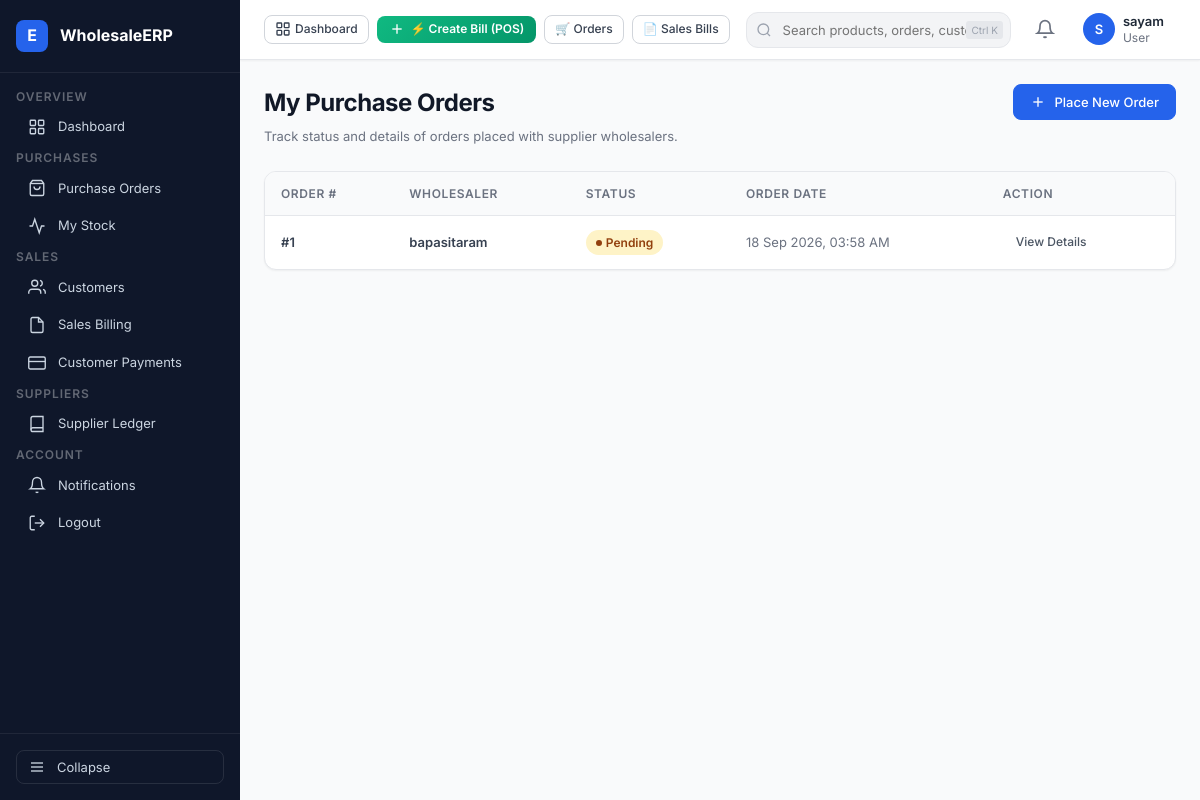
The app's page /orders/my-orders/ (signed in), older data.
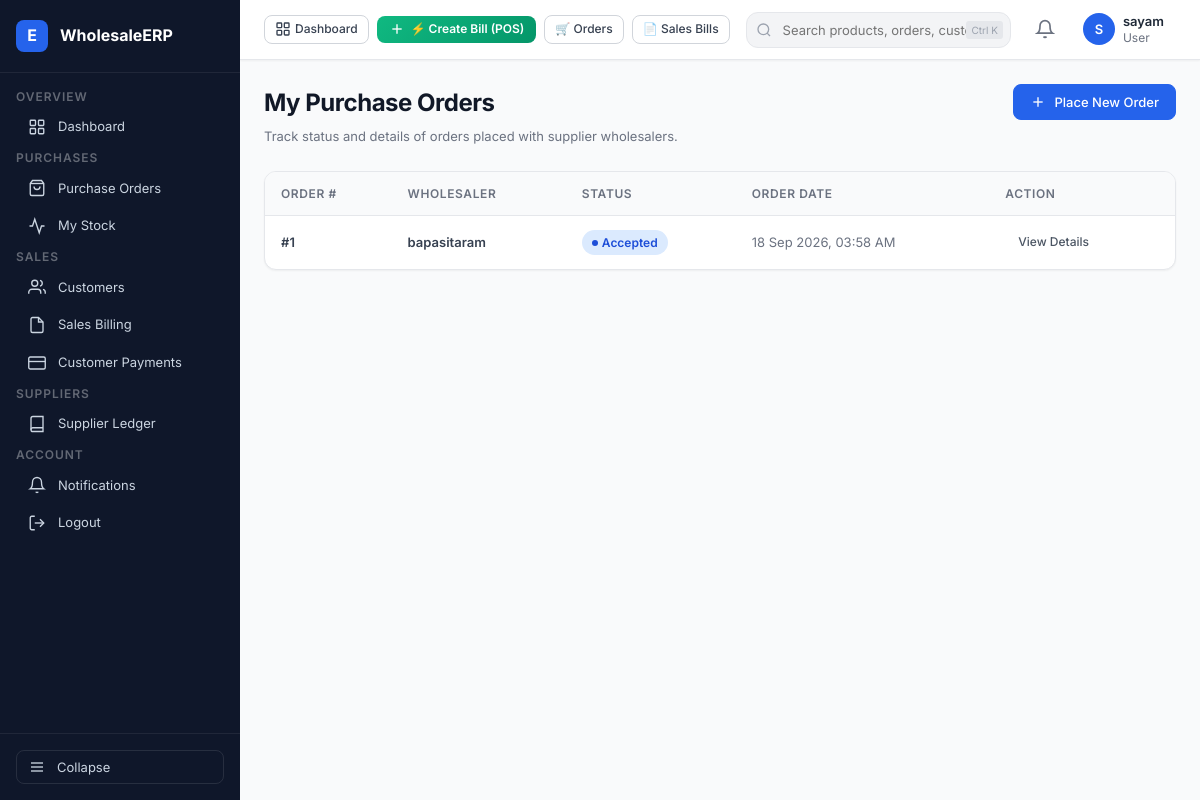
The same page, newer data.
### orders/models.py (models this page shows, shortened)
class Order(models.Model):
    STATUS_CHOICES = [
        ("PENDING","Pending"),
        ("ACCEPTED","Accepted"),
        ("WAITING_FOR_STOCK", "Waiting for Stock"),
        ("REJECTED","Rejected"),
        ("PROCESSING","Processing"),
        ("SHIPPED","Shipped"),
        ("DELIVERED","Delivered"),
        ("CANCELLED","Cancelled"),
    ]
    retailer = models.ForeignKey(
        RetailerProfile,
        on_delete=models.CASCADE,
        related_name="orders"
    )
    wholesaler = models.ForeignKey(
        WholesalerProfile,
        on_delete=models.CASCADE,
        related_name="orders"
    )
    status = models.CharField(
        max_length=30,
        choices = STATUS_CHOICES,
        default="PENDING"
    )
    order_date = models.DateTimeField(
        auto_now_add=True
    )
    notes = models.TextField(
        blank=True
    )

### accounts/models.py (models this page shows, shortened)
class WholesalerProfile(models.Model):
    user = models.OneToOneField(User, on_delete=models.CASCADE, related_name="wholesaler_profile")
    business_name = models.CharField(max_length=200)
    phone = models.CharField(max_length=15)
    gst_number = models.CharField(max_length=15, blank=True, null=True)
    address = models.TextField()
    city = models.CharField(max_length=100)
    state = models.CharField(max_length=100)
    pincode = models.CharField(max_length=10)
    retailers = models.ManyToManyField("RetailerProfile",related_name="wholesalers",blank=True)
    created_at = models.DateTimeField(auto_now_add=True)

### orders/views.py (the view)
@login_required
def my_orders(request):
    retailer = request.user.retailer_profile
    orders = (
        Order.objects
        .filter(retailer = retailer)
        .select_related("wholesaler")
        .prefetch_related("items__product")
        .order_by("-order_date")
    )
    return render(
        request,
        'orders/my_orders.html',
        {
            "orders": orders
        }
    )

### templates/orders/my_orders.html (shortened to what this page needs)
{% extends 'base.html' %}
{% block content %}
<div class="page-header">
  <div class="page-header-left">
    <h1 class="page-title">My Purchase Orders</h1>
    <p class="page-subtitle">Track status and details of orders placed with supplier wholesalers.</p>
  </div>
  <div class="page-actions">
    <a href="{% url 'wholesaler_list' %}" class="btn btn-primary">
      <svg viewBox="0 0 24 24" fill="none" stroke="currentColor" stroke-width="2" width="16" height="16"><line x1="12" y1="5" x2="12" y2="19"/><line x1="5" y1="12" x2="19" y2="12"/></svg>
      Place New Order
    </a>
  </div>
</div>
<div class="card">
  <div class="table-wrap">
    <table class="table">
      <thead>
        <tr>
          <th>Order #</th>
          <th>Wholesaler</th>
          <th>Status</th>
          <th>Order Date</th>
          <th>Action</th>
        </tr>
      </thead>
      <tbody>
        {% for order in orders %}
        <tr class="table-row-link" data-href="{% url 'order_detail' order.id %}">
          <td class="text-bold">#{{ order.id }}</td>
          <td class="text-bold">{{ order.wholesaler.business_name }}</td>
          <td>
            {% if order.status == 'PENDING' %}
              <span class="badge badge-amber">Pending</span>
            {% elif order.status == 'ACCEPTED' %}
              <span class="badge badge-blue">Accepted</span>
            {% elif order.status == 'PROCESSING' %}
              <span class="badge badge-blue">Processing</span>
            {% elif order.status == 'DELIVERED' %}
              <span class="badge badge-green">Delivered</span>
            {% elif order.status == 'REJECTED' %}
              <span class="badge badge-red">Rejected</span>
            {% elif order.status == 'WAITING_FOR_STOCK' %}
              <span class="badge badge-gray">Waiting Stock</span>
            {% else %}
              <span class="badge badge-gray">{{ order.get_status_display }}</span>
            {% endif %}
          </td>
          <td class="text-muted">{{ order.order_date|date:"d M Y, h:i A" }}</td>
          <td>
            <a href="{% url 'order_detail' order.id %}" class="btn btn-ghost btn-sm">View Details</a>
          </td>
        </tr>
        {% empty %}
        <tr>
          <td colspan="5" class="text-center text-muted" style="padding: 32px;">You have not placed any purchase orders yet.</td>
        </tr>
        {% endfor %}
      </tbody>
    </table>
  </div>
</div>
{% endblock %}

Row changes from the older to the newer data that the page shows:
changed Order "bapasitaram": status "Pending" → "Accepted"
